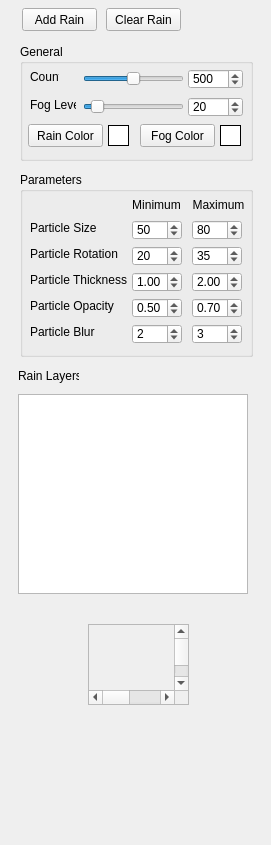
       <widget class="QWidget" name="pageRain">
        <property name="geometry">
         <rect>
          <x>0</x>
          <y>0</y>
          <width>271</width>
          <height>845</height>
         </rect>
        </property>
        <attribute name="label">
         <string>Rain</string>
        </attribute>
        <widget class="QScrollArea" name="scrollAreaRain">
         <property name="geometry">
          <rect>
           <x>88</x>
           <y>624</y>
           <width>101</width>
           <height>81</height>
          </rect>
         </property>
         <property name="verticalScrollBarPolicy">
          <enum>Qt::ScrollBarAsNeeded</enum>
         </property>
         <property name="widgetResizable">
          <bool>false</bool>
         </property>
         <widget class="QWidget" name="scrollAreaWidgetContents_8">
          <property name="geometry">
           <rect>
            <x>0</x>
            <y>0</y>
            <width>192</width>
            <height>159</height>
           </rect>
          </property>
         </widget>
        </widget>
        <widget class="QFrame" name="frameRain">
         <property name="geometry">
          <rect>
           <x>10</x>
           <y>0</y>
           <width>250</width>
           <height>605</height>
          </rect>
         </property>
         <property name="frameShape">
          <enum>QFrame::NoFrame</enum>
         </property>
         <property name="frameShadow">
          <enum>QFrame::Raised</enum>
         </property>
         <widget class="QGroupBox" name="groupBox_5">
          <property name="geometry">
           <rect>
            <x>10</x>
            <y>44</y>
            <width>233</width>
            <height>117</height>
           </rect>
          </property>
          <property name="title">
           <string>General</string>
          </property>
          <widget class="QSpinBox" name="spinRainFog">
           <property name="geometry">
            <rect>
             <x>168</x>
             <y>53</y>
             <width>55</width>
             <height>20</height>
            </rect>
           </property>
           <property name="minimum">
            <number>0</number>
           </property>
           <property name="maximum">
            <number>255</number>
           </property>
           <property name="value">
            <number>20</number>
           </property>
          </widget>
          <widget class="QSlider" name="sliderRainCount">
           <property name="geometry">
            <rect>
             <x>63</x>
             <y>25</y>
             <width>101</width>
             <height>19</height>
            </rect>
           </property>
           <property name="minimum">
            <number>1</number>
           </property>
           <property name="maximum">
            <number>1000</number>
           </property>
           <property name="value">
            <number>500</number>
           </property>
           <property name="orientation">
            <enum>Qt::Horizontal</enum>
           </property>
           <property name="tickPosition">
            <enum>QSlider::NoTicks</enum>
           </property>
          </widget>
          <widget class="QSlider" name="sliderRainFog">
           <property name="geometry">
            <rect>
             <x>63</x>
             <y>53</y>
             <width>101</width>
             <height>19</height>
            </rect>
           </property>
           <property name="maximum">
            <number>255</number>
           </property>
           <property name="value">
            <number>20</number>
           </property>
           <property name="orientation">
            <enum>Qt::Horizontal</enum>
           </property>
           <property name="tickPosition">
            <enum>QSlider::NoTicks</enum>
           </property>
          </widget>
          <widget class="QLabel" name="label_13">
           <property name="geometry">
            <rect>
             <x>10</x>
             <y>53</y>
             <width>46</width>
             <height>16</height>
            </rect>
           </property>
           <property name="text">
            <string>Fog Level</string>
           </property>
          </widget>
          <widget class="QSpinBox" name="spinRainCount">
           <property name="geometry">
            <rect>
             <x>168</x>
             <y>25</y>
             <width>55</width>
             <height>20</height>
            </rect>
           </property>
           <property name="minimum">
            <number>1</number>
           </property>
           <property name="maximum">
            <number>1000</number>
           </property>
           <property name="value">
            <number>500</number>
           </property>
          </widget>
          <widget class="QLabel" name="label_7">
           <property name="geometry">
            <rect>
             <x>10</x>
             <y>25</y>
             <width>29</width>
             <height>16</height>
            </rect>
           </property>
           <property name="text">
            <string>Count</string>
           </property>
          </widget>
          <widget class="QLabel" name="labelRainColor">
           <property name="geometry">
            <rect>
             <x>88</x>
             <y>81</y>
             <width>21</width>
             <height>21</height>
            </rect>
           </property>
           <property name="styleSheet">
            <string notr="true">background-color: rgb(255, 255, 255);</string>
           </property>
           <property name="frameShape">
            <enum>QFrame::Box</enum>
           </property>
           <property name="text">
            <string/>
           </property>
          </widget>
          <widget class="QLabel" name="labelRainFogColor">
           <property name="geometry">
            <rect>
             <x>200</x>
             <y>81</y>
             <width>21</width>
             <height>21</height>
            </rect>
           </property>
           <property name="styleSheet">
            <string notr="true">background-color: rgb(255, 255, 255);</string>
           </property>
           <property name="frameShape">
            <enum>QFrame::Box</enum>
           </property>
           <property name="text">
            <string/>
           </property>
          </widget>
          <widget class="QPushButton" name="pushRainColor">
           <property name="geometry">
            <rect>
             <x>8</x>
             <y>80</y>
             <width>75</width>
             <height>23</height>
            </rect>
           </property>
           <property name="text">
            <string>Rain Color</string>
           </property>
          </widget>
          <widget class="QPushButton" name="pushRainFogColor">
           <property name="geometry">
            <rect>
             <x>120</x>
             <y>80</y>
             <width>75</width>
             <height>23</height>
            </rect>
           </property>
           <property name="text">
            <string>Fog Color</string>
           </property>
          </widget>
         </widget>
         <widget class="QPushButton" name="pushRainLayerDelete">
          <property name="geometry">
           <rect>
            <x>218</x>
            <y>364</y>
            <width>23</width>
            <height>23</height>
           </rect>
          </property>
          <property name="text">
           <string/>
          </property>
          <property name="icon">
           <iconset resource="resource.qrc">
            <normaloff>:/resource/icons/remove.png</normaloff>:/resource/icons/remove.png</iconset>
          </property>
          <property name="flat">
           <bool>true</bool>
          </property>
         </widget>
         <widget class="QPushButton" name="pushRainLayerUp">
          <property name="geometry">
           <rect>
            <x>178</x>
            <y>364</y>
            <width>23</width>
            <height>23</height>
           </rect>
          </property>
          <property name="text">
           <string/>
          </property>
          <property name="icon">
           <iconset resource="resource.qrc">
            <normaloff>:/resource/icons/up.png</normaloff>:/resource/icons/up.png</iconset>
          </property>
          <property name="flat">
           <bool>true</bool>
          </property>
         </widget>
         <widget class="QPushButton" name="pushRain">
          <property name="geometry">
           <rect>
            <x>12</x>
            <y>8</y>
            <width>75</width>
            <height>23</height>
           </rect>
          </property>
          <property name="text">
           <string>Add Rain</string>
          </property>
         </widget>
         <widget class="QLabel" name="label_24">
          <property name="geometry">
           <rect>
            <x>8</x>
            <y>364</y>
            <width>61</width>
            <height>23</height>
           </rect>
          </property>
          <property name="text">
           <string>Rain Layers</string>
          </property>
         </widget>
         <widget class="QTableWidget" name="tableWidgetRain">
          <property name="geometry">
           <rect>
            <x>8</x>
            <y>394</y>
            <width>230</width>
            <height>200</height>
           </rect>
          </property>
          <property name="horizontalScrollBarPolicy">
           <enum>Qt::ScrollBarAlwaysOff</enum>
          </property>
          <property name="alternatingRowColors">
           <bool>true</bool>
          </property>
          <property name="selectionBehavior">
           <enum>QAbstractItemView::SelectRows</enum>
          </property>
          <property name="columnCount">
           <number>2</number>
          </property>
          <attribute name="horizontalHeaderVisible">
           <bool>false</bool>
          </attribute>
          <column/>
          <column/>
         </widget>
         <widget class="QPushButton" name="pushRainLayerDown">
          <property name="geometry">
           <rect>
            <x>198</x>
            <y>364</y>
            <width>23</width>
            <height>23</height>
           </rect>
          </property>
          <property name="text">
           <string/>
          </property>
          <property name="icon">
           <iconset resource="resource.qrc">
            <normaloff>:/resource/icons/down.png</normaloff>:/resource/icons/down.png</iconset>
          </property>
          <property name="flat">
           <bool>true</bool>
          </property>
         </widget>
         <widget class="QPushButton" name="pushRainClear">
          <property name="geometry">
           <rect>
            <x>96</x>
            <y>8</y>
            <width>75</width>
            <height>23</height>
           </rect>
          </property>
          <property name="text">
           <string>Clear Rain</string>
          </property>
         </widget>
         <widget class="QGroupBox" name="groupBox_6">
          <property name="geometry">
           <rect>
            <x>10</x>
            <y>172</y>
            <width>233</width>
            <height>185</height>
           </rect>
          </property>
          <property name="title">
           <string>Parameters</string>
          </property>
          <widget class="QSpinBox" name="spinRainBlurRadiusMax">
           <property name="geometry">
            <rect>
             <x>172</x>
             <y>152</y>
             <width>50</width>
             <height>20</height>
            </rect>
           </property>
           <property name="minimum">
            <number>0</number>
           </property>
           <property name="maximum">
            <number>100</number>
           </property>
           <property name="value">
            <number>3</number>
           </property>
          </widget>
          <widget class="QDoubleSpinBox" name="spinRainThicknessMin">
           <property name="geometry">
            <rect>
             <x>112</x>
             <y>100</y>
             <width>50</width>
             <height>20</height>
            </rect>
           </property>
           <property name="minimum">
            <double>0.000000000000000</double>
           </property>
           <property name="maximum">
            <double>100.000000000000000</double>
           </property>
           <property name="singleStep">
            <double>0.100000000000000</double>
           </property>
           <property name="value">
            <double>1.000000000000000</double>
           </property>
          </widget>
          <widget class="QSpinBox" name="spinRainBlurRadiusMin">
           <property name="geometry">
            <rect>
             <x>112</x>
             <y>152</y>
             <width>50</width>
             <height>20</height>
            </rect>
           </property>
           <property name="minimum">
            <number>0</number>
           </property>
           <property name="maximum">
            <number>100</number>
           </property>
           <property name="value">
            <number>2</number>
           </property>
          </widget>
          <widget class="QLabel" name="label_25">
           <property name="geometry">
            <rect>
             <x>172</x>
             <y>25</y>
             <width>53</width>
             <height>16</height>
            </rect>
           </property>
           <property name="text">
            <string>Maximum</string>
           </property>
           <property name="alignment">
            <set>Qt::AlignCenter</set>
           </property>
          </widget>
          <widget class="QSpinBox" name="spinRainRotationMin">
           <property name="geometry">
            <rect>
             <x>112</x>
             <y>74</y>
             <width>50</width>
             <height>20</height>
            </rect>
           </property>
           <property name="minimum">
            <number>0</number>
           </property>
           <property name="maximum">
            <number>360</number>
           </property>
           <property name="value">
            <number>20</number>
           </property>
          </widget>
          <widget class="QLabel" name="label_31">
           <property name="geometry">
            <rect>
             <x>10</x>
             <y>48</y>
             <width>85</width>
             <height>16</height>
            </rect>
           </property>
           <property name="text">
            <string>Particle Size</string>
           </property>
          </widget>
          <widget class="QDoubleSpinBox" name="spinRainOpacityMin">
           <property name="geometry">
            <rect>
             <x>112</x>
             <y>126</y>
             <width>50</width>
             <height>20</height>
            </rect>
           </property>
           <property name="minimum">
            <double>0.000000000000000</double>
           </property>
           <property name="maximum">
            <double>1.000000000000000</double>
           </property>
           <property name="singleStep">
            <double>0.100000000000000</double>
           </property>
           <property name="value">
            <double>0.500000000000000</double>
           </property>
          </widget>
          <widget class="QLabel" name="label_10">
           <property name="geometry">
            <rect>
             <x>10</x>
             <y>74</y>
             <width>93</width>
             <height>16</height>
            </rect>
           </property>
           <property name="text">
            <string>Particle Rotation</string>
           </property>
          </widget>
          <widget class="QDoubleSpinBox" name="spinRainThicknessMax">
           <property name="geometry">
            <rect>
             <x>172</x>
             <y>100</y>
             <width>50</width>
             <height>20</height>
            </rect>
           </property>
           <property name="minimum">
            <double>0.000000000000000</double>
           </property>
           <property name="maximum">
            <double>100.000000000000000</double>
           </property>
           <property name="singleStep">
            <double>0.100000000000000</double>
           </property>
           <property name="value">
            <double>2.000000000000000</double>
           </property>
          </widget>
          <widget class="QLabel" name="label_11">
           <property name="geometry">
            <rect>
             <x>10</x>
             <y>100</y>
             <width>97</width>
             <height>16</height>
            </rect>
           </property>
           <property name="text">
            <string>Particle Thickness</string>
           </property>
          </widget>
          <widget class="QSpinBox" name="spinRainRotationMax">
           <property name="geometry">
            <rect>
             <x>172</x>
             <y>74</y>
             <width>50</width>
             <height>20</height>
            </rect>
           </property>
           <property name="minimum">
            <number>0</number>
           </property>
           <property name="maximum">
            <number>360</number>
           </property>
           <property name="value">
            <number>35</number>
           </property>
          </widget>
          <widget class="QSpinBox" name="spinRainSizeMax">
           <property name="geometry">
            <rect>
             <x>172</x>
             <y>48</y>
             <width>50</width>
             <height>20</height>
            </rect>
           </property>
           <property name="minimum">
            <number>0</number>
           </property>
           <property name="maximum">
            <number>1000</number>
           </property>
           <property name="value">
            <number>80</number>
           </property>
          </widget>
          <widget class="QSpinBox" name="spinRainSizeMin">
           <property name="geometry">
            <rect>
             <x>112</x>
             <y>48</y>
             <width>50</width>
             <height>20</height>
            </rect>
           </property>
           <property name="minimum">
            <number>0</number>
           </property>
           <property name="maximum">
            <number>1000</number>
           </property>
           <property name="value">
            <number>50</number>
           </property>
          </widget>
          <widget class="QLabel" name="label_12">
           <property name="geometry">
            <rect>
             <x>10</x>
             <y>126</y>
             <width>97</width>
             <height>16</height>
            </rect>
           </property>
           <property name="text">
            <string>Particle Opacity</string>
           </property>
          </widget>
          <widget class="QLabel" name="label_8">
           <property name="geometry">
            <rect>
             <x>10</x>
             <y>152</y>
             <width>85</width>
             <height>16</height>
            </rect>
           </property>
           <property name="text">
            <string>Particle Blur </string>
           </property>
          </widget>
          <widget class="QLabel" name="label_9">
           <property name="geometry">
            <rect>
             <x>112</x>
             <y>25</y>
             <width>49</width>
             <height>16</height>
            </rect>
           </property>
           <property name="text">
            <string>Minimum</string>
           </property>
           <property name="alignment">
            <set>Qt::AlignCenter</set>
           </property>
          </widget>
          <widget class="QDoubleSpinBox" name="spinRainOpacityMax">
           <property name="geometry">
            <rect>
             <x>172</x>
             <y>126</y>
             <width>50</width>
             <height>20</height>
            </rect>
           </property>
           <property name="minimum">
            <double>0.000000000000000</double>
           </property>
           <property name="maximum">
            <double>1.000000000000000</double>
           </property>
           <property name="singleStep">
            <double>0.100000000000000</double>
           </property>
           <property name="value">
            <double>0.700000000000000</double>
           </property>
          </widget>
         </widget>
        </widget>
       </widget>
